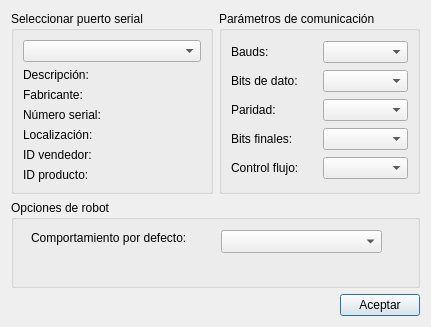
<?xml version="1.0" encoding="UTF-8"?>
<ui version="4.0">
 <class>preferencias</class>
 <widget class="QDialog" name="preferencias">
  <property name="geometry">
   <rect>
    <x>0</x>
    <y>0</y>
    <width>431</width>
    <height>327</height>
   </rect>
  </property>
  <property name="windowTitle">
   <string>Preferencias</string>
  </property>
  <layout class="QGridLayout" name="gridLayout_3">
   <item row="0" column="1">
    <widget class="QGroupBox" name="parametersBox">
     <property name="title">
      <string>Parámetros de comunicación</string>
     </property>
     <layout class="QGridLayout" name="gridLayout_2">
      <item row="0" column="0">
       <widget class="QLabel" name="baudRateLabel">
        <property name="text">
         <string>Bauds:</string>
        </property>
       </widget>
      </item>
      <item row="0" column="1">
       <widget class="QComboBox" name="baudRateBox"/>
      </item>
      <item row="1" column="0">
       <widget class="QLabel" name="dataBitsLabel">
        <property name="text">
         <string>Bits de dato:</string>
        </property>
       </widget>
      </item>
      <item row="1" column="1">
       <widget class="QComboBox" name="dataBitsBox"/>
      </item>
      <item row="2" column="0">
       <widget class="QLabel" name="parityLabel">
        <property name="text">
         <string>Paridad:</string>
        </property>
       </widget>
      </item>
      <item row="2" column="1">
       <widget class="QComboBox" name="parityBox"/>
      </item>
      <item row="3" column="0">
       <widget class="QLabel" name="stopBitsLabel">
        <property name="text">
         <string>Bits finales:</string>
        </property>
       </widget>
      </item>
      <item row="3" column="1">
       <widget class="QComboBox" name="stopBitsBox"/>
      </item>
      <item row="4" column="0">
       <widget class="QLabel" name="flowControlLabel">
        <property name="text">
         <string>Control flujo:</string>
        </property>
       </widget>
      </item>
      <item row="4" column="1">
       <widget class="QComboBox" name="flowControlBox"/>
      </item>
     </layout>
    </widget>
   </item>
   <item row="0" column="0">
    <widget class="QGroupBox" name="selectBox">
     <property name="title">
      <string>Seleccionar puerto serial</string>
     </property>
     <layout class="QGridLayout" name="gridLayout">
      <item row="0" column="0">
       <widget class="QComboBox" name="serialPortInfoListBox"/>
      </item>
      <item row="1" column="0">
       <widget class="QLabel" name="descriptionLabel">
        <property name="text">
         <string>Descripción:</string>
        </property>
       </widget>
      </item>
      <item row="2" column="0">
       <widget class="QLabel" name="manufacturerLabel">
        <property name="text">
         <string>Fabricante:</string>
        </property>
       </widget>
      </item>
      <item row="3" column="0">
       <widget class="QLabel" name="serialNumberLabel">
        <property name="text">
         <string>Número serial:</string>
        </property>
       </widget>
      </item>
      <item row="4" column="0">
       <widget class="QLabel" name="locationLabel">
        <property name="text">
         <string>Localización:</string>
        </property>
       </widget>
      </item>
      <item row="5" column="0">
       <widget class="QLabel" name="vidLabel">
        <property name="text">
         <string>ID vendedor:</string>
        </property>
       </widget>
      </item>
      <item row="6" column="0">
       <widget class="QLabel" name="pidLabel">
        <property name="text">
         <string>ID producto:</string>
        </property>
       </widget>
      </item>
     </layout>
    </widget>
   </item>
   <item row="3" column="0" colspan="2">
    <layout class="QHBoxLayout" name="horizontalLayout">
     <item>
      <spacer name="horizontalSpacer">
       <property name="orientation">
        <enum>Qt::Horizontal</enum>
       </property>
       <property name="sizeHint" stdset="0">
        <size>
         <width>96</width>
         <height>20</height>
        </size>
       </property>
      </spacer>
     </item>
     <item>
      <widget class="QPushButton" name="applyButton">
       <property name="text">
        <string>Aceptar</string>
       </property>
      </widget>
     </item>
    </layout>
   </item>
   <item row="1" column="0" colspan="2">
    <widget class="QGroupBox" name="robot_options">
     <property name="title">
      <string>Opciones de robot</string>
     </property>
     <widget class="QLabel" name="label">
      <property name="geometry">
       <rect>
        <x>20</x>
        <y>30</y>
        <width>181</width>
        <height>16</height>
       </rect>
      </property>
      <property name="text">
       <string>Comportamiento por defecto:</string>
      </property>
     </widget>
     <widget class="QComboBox" name="behaviorList">
      <property name="geometry">
       <rect>
        <x>210</x>
        <y>30</y>
        <width>161</width>
        <height>23</height>
       </rect>
      </property>
     </widget>
    </widget>
   </item>
  </layout>
 </widget>
 <resources/>
 <connections/>
</ui>
